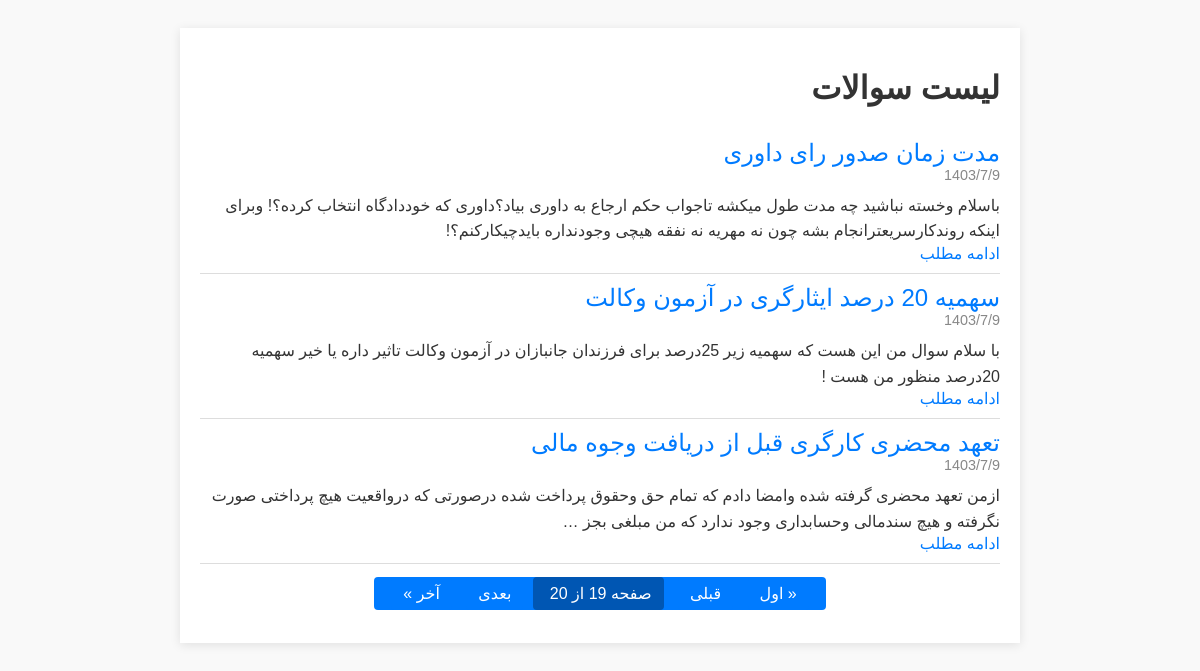
Page /?page=19 on the committed database.
### core/models.py (models this page shows, shortened)
class Question(models.Model):
    id = models.AutoField(primary_key=True)
    date = models.CharField(max_length=255)
    title = models.CharField(max_length=255)
    text = models.TextField()

### core/views.py (the view)
# urls.py: path('', views.QuestionList.as_view(), name='home'),
class QuestionList(generic.ListView):
    queryset = Question.objects.all()
    template_name = 'core/index.html'
    paginate_by = 3

### core/templates/core/index.html (shortened to what this page needs)
<!DOCTYPE html>
<html lang="fa">
<head>
</head>
<body>
    <div class="container">
        <h1>لیست سوالات</h1>
        {% for question in object_list %}
        <div class="question-item">
            <div class="question-title">{{ question.title }}</div>
            <div class="question-date">{{ question.date }}</div>
            <div class="question-text">{{ question.text|truncatewords:30 }}</div>
            <a href="{% url 'question_detail' question.id %}" class="read-more">ادامه مطلب</a>
        </div>
        {% endfor %}
        <div class="pagination">
            {% if is_paginated %}
                <span class="step-links">
                    {% if page_obj.has_previous %}
                        <a href="?page=1">&laquo; اول</a>
                        <a href="?page={{ page_obj.previous_page_number }}">قبلی</a>
                    {% endif %}
                    <span class="current">
                        صفحه {{ page_obj.number }} از {{ page_obj.paginator.num_pages }}
                    </span>
                    {% if page_obj.has_next %}
                        <a href="?page={{ page_obj.next_page_number }}">بعدی</a>
                        <a href="?page={{ page_obj.paginator.num_pages }}">آخر &raquo;</a>
                    {% endif %}
                </span>
            {% endif %}
        </div>
    </div>
</body>
</html>

### core/templates/core/index.html (style rules this page uses)
body { font-family: 'Vazir', sans-serif; background-color: #f9f9f9; color: #333; direction: rtl; text-align: right; padding: 20px; }
.container { max-width: 800px; margin: 0 auto; background-color: #fff; padding: 20px; box-shadow: 0 2px 10px rgba(0, 0, 0, 0.1); }
.question-item { border-bottom: 1px solid #ddd; padding: 10px 0; }
.question-title { font-size: 1.5em; color: #007bff; }
.question-date { font-size: 0.9em; color: #888; }
.question-text { margin-top: 10px; font-size: 1em; line-height: 1.6; }
.read-more { color: #007bff; text-decoration: none; }
.pagination { margin: 20px 0; text-align: center; }
.pagination span, .pagination a { margin: 0 5px; padding: 8px 12px; background-color: #007bff; color: #fff; text-decoration: none; border-radius: 4px; }
.pagination .current { background-color: #0056b3; }

### rows in the picture
Question: title "مدت زمان صدور رای داوری", date "1403/7/9", text "باسلام وخسته نباشید چه مدت طول میکشه تاجواب حکم ارجاع به داوری بیاد؟داوری که خوددادگاه انتخاب کرده؟! وبرای اینکه روندکارسریعترانجام بشه چون نه مهریه نه نفقه هیچی وجودنداره بایدچیکارکنم؟!"
Question: title "سهمیه 20 درصد ایثارگری در آزمون وکالت", date "1403/7/9", text "با سلام سوال من این هست که سهمیه زیر 25درصد برای فرزندان جانبازان در آزمون وکالت تاثیر داره یا خیر سهمیه 20درصد منظور من هست !"
Question: title "تعهد محضری کارگری قبل از دریافت وجوه مالی", date "1403/7/9", text "ازمن تعهد محضری گرفته شده وامضا دادم که تمام حق وحقوق پرداخت شده درصورتی که درواقعیت هیچ پرداختی صورت نگرفته و هیچ سندمالی وحسابداری وجود ندارد که من مبلغی بجز …"
